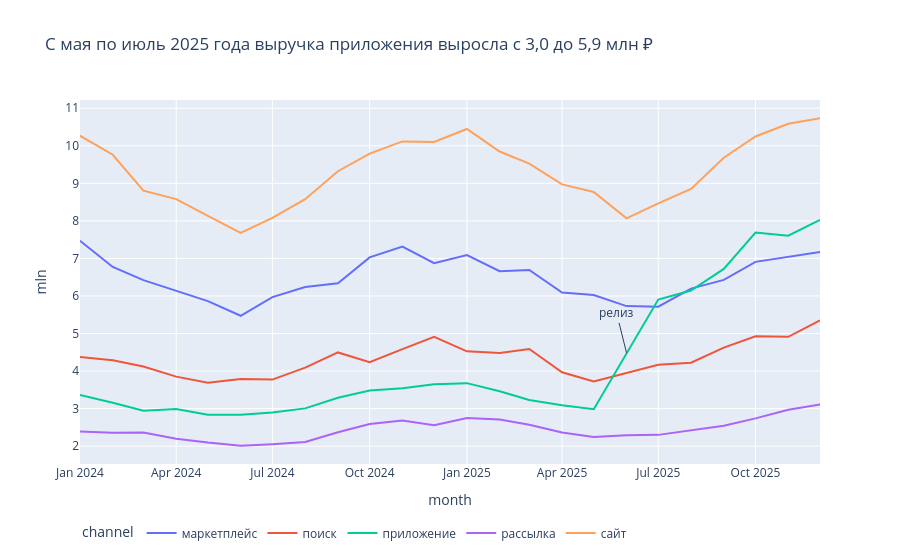

This figure's notebook cell:
### Markdown cell above
На графике для телефона легенда расположена снизу. Вертикальным жестом можно прокрутить страницу. Откройте файл `mobile.html`, чтобы прочитать описание графика и полную таблицу с выручкой за 24 месяца.

### Code cell
fig.show(config={"displayModeBar": False})

### Figure 1 — Plotly figure (JSON) as saved in the notebook; plotly's stock layout.template omitted (floating-point values rounded to 4 significant figures)
{"data": [{"hovertemplate": "channel=маркетплейс<br>month=%{x}<br>mln=%{y}<extra></extra>", "legendgroup": "маркетплейс", "line": {"color": "#636efa", "dash": "solid"}, "marker": {"symbol": "circle"}, "mode": "lines", "name": "маркетплейс", "orientation": "v", "showlegend": true, "type": "scatter", "x": ["2024-01", "2024-02", "2024-03", "2024-04", "2024-05", "2024-06", "2024-07", "2024-08", "2024-09", "2024-10", "2024-11", "2024-12", "2025-01", "2025-02", "2025-03", "2025-04", "2025-05", "2025-06", "2025-07", "2025-08", "2025-09", "2025-10", "2025-11", "2025-12"], "xaxis": "x", "y": [7.471, 6.774, 6.421, 6.142, 5.863, 5.473, 5.97, 6.237, 6.341, 7.028, 7.318, 6.872, 7.088, 6.659, 6.693, 6.094, 6.025, 5.731, 5.715, 6.197, 6.428, 6.909, 7.034, 7.169], "yaxis": "y"}, {"hovertemplate": "channel=поиск<br>month=%{x}<br>mln=%{y}<extra></extra>", "legendgroup": "поиск", "line": {"color": "#EF553B", "dash": "solid"}, "marker": {"symbol": "circle"}, "mode": "lines", "name": "поиск", "orientation": "v", "showlegend": true, "type": "scatter", "x": ["2024-01", "2024-02", "2024-03", "2024-04", "2024-05", "2024-06", "2024-07", "2024-08", "2024-09", "2024-10", "2024-11", "2024-12", "2025-01", "2025-02", "2025-03", "2025-04", "2025-05", "2025-06", "2025-07", "2025-08", "2025-09", "2025-10", "2025-11", "2025-12"], "xaxis": "x", "y": [4.374, 4.286, 4.12, 3.852, 3.687, 3.792, 3.773, 4.09, 4.497, 4.236, 4.583, 4.912, 4.526, 4.481, 4.59, 3.969, 3.721, 3.955, 4.169, 4.223, 4.624, 4.929, 4.913, 5.348], "yaxis": "y"}, {"hovertemplate": "channel=приложение<br>month=%{x}<br>mln=%{y}<extra></extra>", "legendgroup": "приложение", "line": {"color": "#00cc96", "dash": "solid"}, "marker": {"symbol": "circle"}, "mode": "lines", "name": "приложение", "orientation": "v", "showlegend": true, "type": "scatter", "x": ["2024-01", "2024-02", "2024-03", "2024-04", "2024-05", "2024-06", "2024-07", "2024-08", "2024-09", "2024-10", "2024-11", "2024-12", "2025-01", "2025-02", "2025-03", "2025-04", "2025-05", "2025-06", "2025-07", "2025-08", "2025-09", "2025-10", "2025-11", "2025-12"], "xaxis": "x", "y": [3.363, 3.159, 2.943, 2.987, 2.838, 2.834, 2.897, 3.007, 3.29, 3.482, 3.542, 3.646, 3.679, 3.462, 3.229, 3.089, 2.983, 4.486, 5.906, 6.144, 6.721, 7.689, 7.604, 8.026], "yaxis": "y"}, {"hovertemplate": "channel=рассылка<br>month=%{x}<br>mln=%{y}<extra></extra>", "legendgroup": "рассылка", "line": {"color": "#ab63fa", "dash": "solid"}, "marker": {"symbol": "circle"}, "mode": "lines", "name": "рассылка", "orientation": "v", "showlegend": true, "type": "scatter", "x": ["2024-01", "2024-02", "2024-03", "2024-04", "2024-05", "2024-06", "2024-07", "2024-08", "2024-09", "2024-10", "2024-11", "2024-12", "2025-01", "2025-02", "2025-03", "2025-04", "2025-05", "2025-06", "2025-07", "2025-08", "2025-09", "2025-10", "2025-11", "2025-12"], "xaxis": "x", "y": [2.393, 2.358, 2.365, 2.2, 2.096, 2.01, 2.054, 2.11, 2.37, 2.593, 2.682, 2.558, 2.75, 2.713, 2.57, 2.366, 2.245, 2.292, 2.301, 2.429, 2.544, 2.74, 2.968, 3.109], "yaxis": "y"}, {"hovertemplate": "channel=сайт<br>month=%{x}<br>mln=%{y}<extra></extra>", "legendgroup": "сайт", "line": {"color": "#FFA15A", "dash": "solid"}, "marker": {"symbol": "circle"}, "mode": "lines", "name": "сайт", "orientation": "v", "showlegend": true, "type": "scatter", "x": ["2024-01", "2024-02", "2024-03", "2024-04", "2024-05", "2024-06", "2024-07", "2024-08", "2024-09", "2024-10", "2024-11", "2024-12", "2025-01", "2025-02", "2025-03", "2025-04", "2025-05", "2025-06", "2025-07", "2025-08", "2025-09", "2025-10", "2025-11", "2025-12"], "xaxis": "x", "y": [10.27, 9.762, 8.804, 8.581, 8.136, 7.679, 8.081, 8.578, 9.323, 9.793, 10.12, 10.1, 10.45, 9.848, 9.527, 8.971, 8.772, 8.069, 8.466, 8.851, 9.681, 10.25, 10.59, 10.73], "yaxis": "y"}], "layout": {"annotations": [{"ay": -40, "text": "релиз", "x": "2025-06", "y": 4.486}], "dragmode": false, "legend": {"orientation": "h", "title": {"text": "channel"}, "tracegroupgap": 0, "y": -0.15}, "separators": ", ", "title": {"text": "С мая по июль 2025 года выручка приложения выросла с 3,0 до 5,9 млн ₽"}, "xaxis": {"anchor": "y", "domain": [0.0, 1.0], "title": {"text": "month"}}, "yaxis": {"anchor": "x", "domain": [0.0, 1.0], "title": {"text": "mln"}}}}
